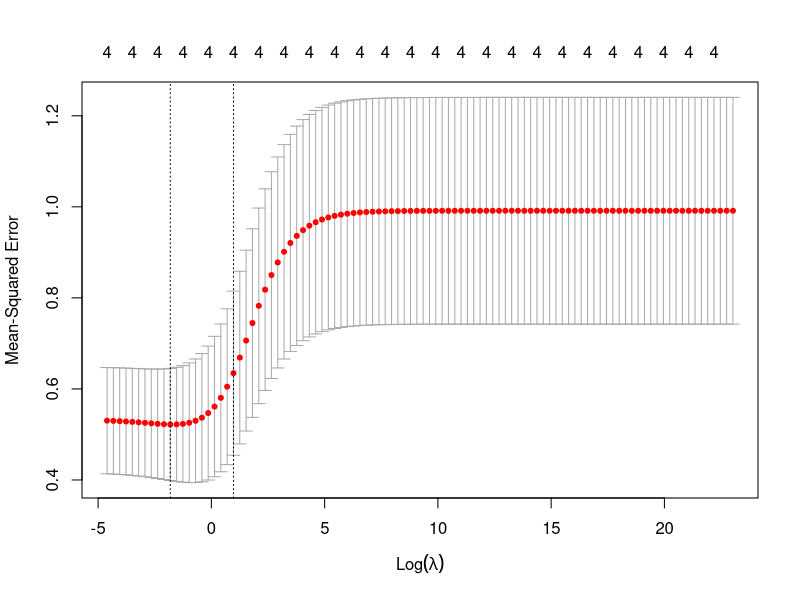

Write R code to recreate this figure.
library(glmnet)

topSchools <- read.csv('data/top_schools.csv')
#View(topSchools)

#Subset the only columns I need to use for ridge regression
topSchools_subset <- topSchools[c('SATMT75', 'ACTMT75', 'ADM_RATE', 'COMP_ORIG_YR4_RT', 'MN_EARN_WNE_INC3_P10')]

topSchools_subset1 <- topSchools_subset
#transforming each column type so it will be numeric and will work when I try to scale the data set.
topSchools_subset1$SATMT75 <- as.numeric(as.character(topSchools_subset$SATMT75))
topSchools_subset1$ACTMT75 <- as.numeric(as.character(topSchools_subset$ACTMT75))
topSchools_subset1$ADM_RATE <- as.numeric(as.character(topSchools_subset$ADM_RATE))
topSchools_subset1$COMP_ORIG_YR4_RT <- as.numeric(as.character(topSchools_subset$COMP_ORIG_YR4_RT))
topSchools_subset1$MN_EARN_WNE_IC3_P10 <- as.numeric(as.character(topSchools_subset$MN_EARN_WNE_INC3_P10))

#Mean Centering and Standardizing (scaling the data)
topSchools_scaled <- scale(topSchools_subset1, center=TRUE, scale=TRUE)

#Partitioning the data
set.seed(1)
#nrow(topSchools_scaled)

trainset <- read.csv('data/train-set.csv')
trainset_subset <- trainset[c('SATMT75', 'ACTMT75', 'ADM_RATE', 'COMP_ORIG_YR4_RT', 'MN_EARN_WNE_INC3_P10')]
trainset_scaled <- scale(trainset_subset, center=T, scale=T)

testset <- read.csv('data/test-set.csv')
testset_subset <- trainset[c('SATMT75', 'ACTMT75', 'ADM_RATE', 'COMP_ORIG_YR4_RT', 'MN_EARN_WNE_INC3_P10')]
testset_scaled <- scale(testset_subset, center=T, scale=T)

x_train_scaled <- as.matrix(trainset_scaled[,1:4])
y_train_scaled <- as.matrix(trainset_scaled[,5])

x_test_scaled <- as.matrix(testset_scaled[,1:4])
y_test_scaled <- as.matrix(testset_scaled[,5])

x_full <- as.matrix(topSchools_scaled[,1:4])
y_full <- as.matrix(topSchools_scaled[,5])


#1 Run the corresponding fitting function on the train set using ten-fold cross-validation.
grid <- 10^seq(10, -2, length = 100)
set.seed(12345)
cv.out <- cv.glmnet(x_train_scaled, y_train_scaled, alpha=0, lambda=grid, intercept=FALSE, standardize=FALSE)

#2. Saving list of models(saved in Rdata file at the end)
#listModels <- cv.out

#3. To select the best model:
bestlambda <- cv.out$lambda.min

#4. Plot the cross-validation errors in terms of the tunning 
##  parameter to visualize which parameter gives the "best" model:
#png(filename = "../../images/ridge-cross-validation-errors.png", width=800, height=600)
#plot(cv.out)
#dev.off()

#5. Once you identify the "best" model, use the test set to compute the test Mean Square Error(test MSE)
ridge_pred <- predict(cv.out, s=bestlambda, newx=x_test_scaled)
test_mse_ridge <- mean((ridge_pred-y_test_scaled)^2)

#6. Last but not least, refit the model on the full data set using the parameter chosen by cross-validation.
##  This fit will give you the "official" coefficient estimates.
ridge_full <- glmnet(x_full, y_full, alpha = 0, lambda = bestlambda, intercept = FALSE, standardize = FALSE)
#coeff_ridge <- predict(ridge_full, type = "coefficients", s = bestlambda)[1:length(topSchools_scaled),]
coeff_ridge <- coef(ridge_full, s=bestlambda)

#full prediction
ridge_pred_full <- predict(cv.out, s=bestlambda, newx = x_full)
full_mse_ridge <- mean((ridge_pred_full-y_full)^2)

ridgecor <- cor(topSchools_subset)

save(coeff_ridge, bestlambda, full_mse_ridge, ridgecor, file='data/rigde-reg.RData')

#Plot the cross-validation errors
png("images/ridgeCV_top.png")
plot(cv.out)
dev.off()
